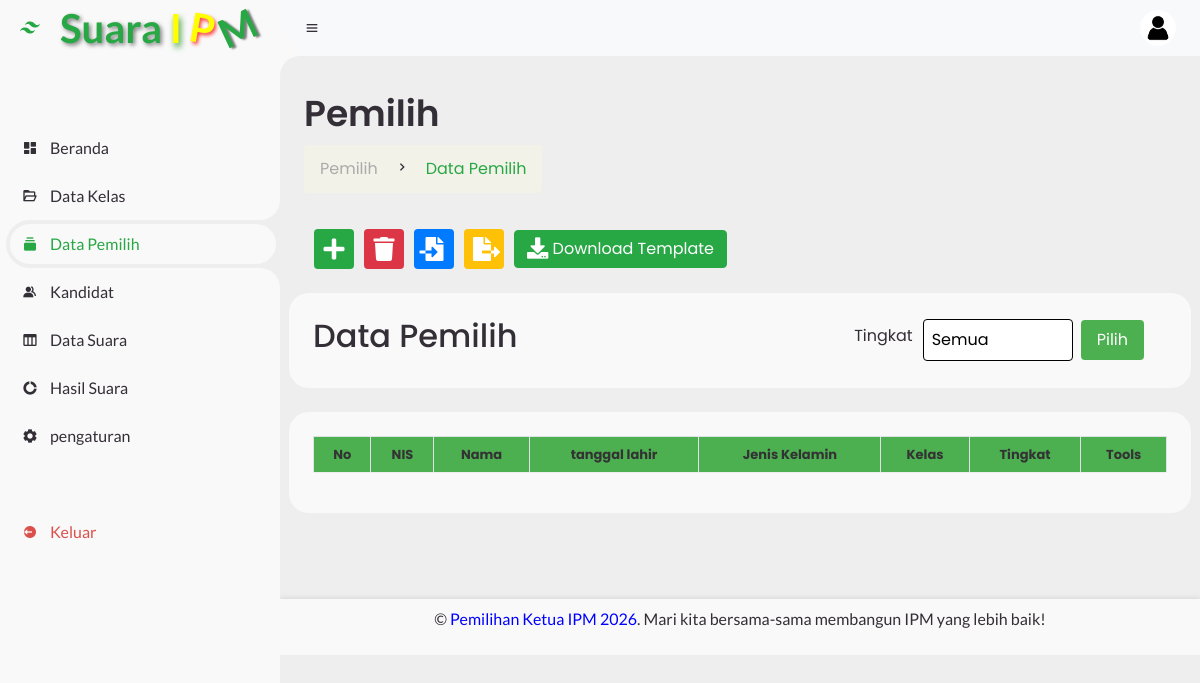
Page /sistem1/pages/upload_dpt.php (signed in) on the earlier database version.
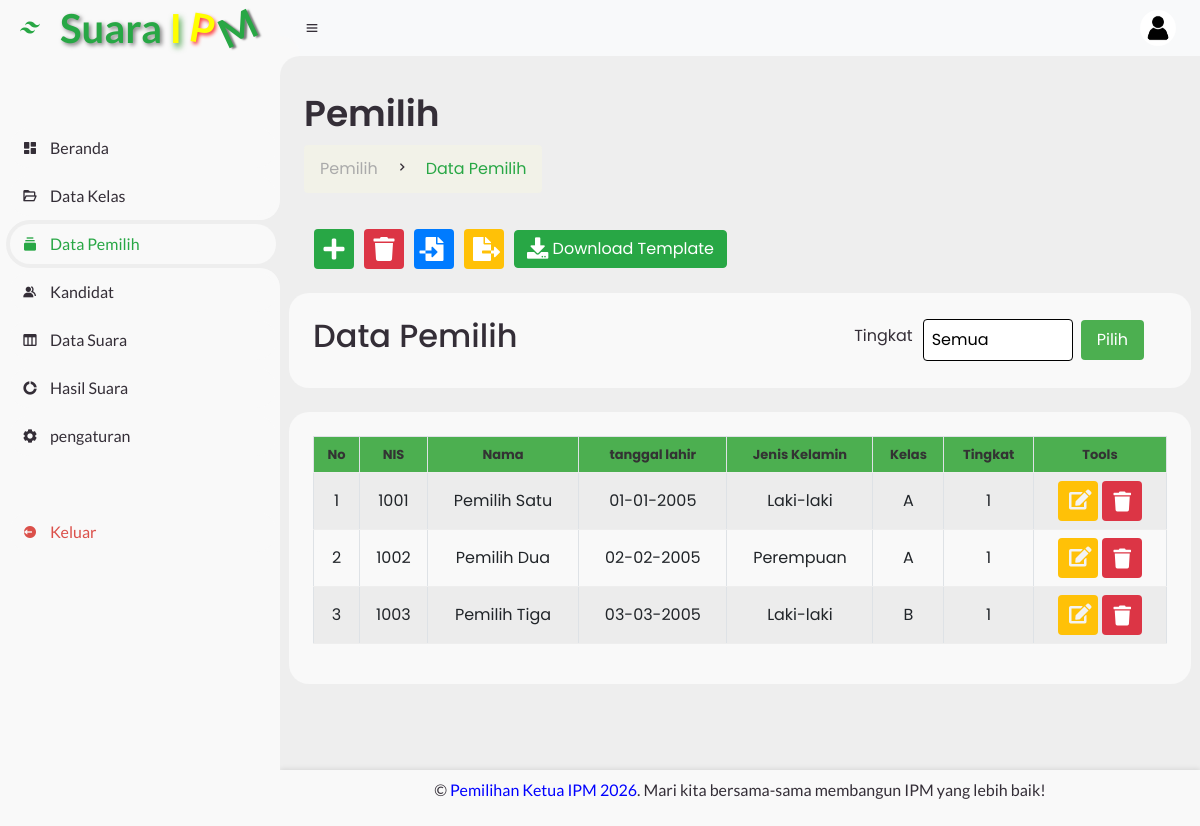
Same page on the later database version.
### tables this page shows
CREATE TABLE tbl_siswa (
  id INT AUTO_INCREMENT PRIMARY KEY,
  nim VARCHAR(30) NOT NULL,
  kode_akses VARCHAR(50) NOT NULL,
  nama VARCHAR(100) NOT NULL,
  tgl_lahir VARCHAR(30) DEFAULT NULL,
  jenis_kelamin VARCHAR(20) DEFAULT NULL,
  kelas VARCHAR(30) DEFAULT NULL,
  tingkat VARCHAR(30) DEFAULT NULL,
  level VARCHAR(20) NOT NULL DEFAULT 'user'
);

### model/query.php (called while the page is built, shortened)
<?php
function db_jalankan($sql, $tipe = '', $param = [])
{
    global $koneksi;
    $stmt = mysqli_prepare($koneksi, $sql);
    mysqli_stmt_execute($stmt);
    return $stmt;
}
function db_semua($sql, $tipe = '', $param = [])
{
    $stmt = db_jalankan($sql, $tipe, $param);
    $hasil = mysqli_stmt_get_result($stmt);
    $baris = $hasil ? mysqli_fetch_all($hasil, MYSQLI_ASSOC) : [];
    return $baris;
}
function cariDaftarPemilih($cari = null, $tingkat = null)
{
    return db_semua("SELECT * FROM tbl_siswa ORDER BY nim ASC");
}

### sistem1/pages/upload_dpt.php (the view, shortened to what the rows shown need)
<?php
include '../../koneksi.php';
require_once '../../model/query.php';
?>
<!DOCTYPE html>
<html lang="en">
<head>
    <link rel="stylesheet" href="https://cdnjs.cloudflare.com/ajax/libs/font-awesome/6.0.0-beta3/css/all.min.css">
    <link rel="stylesheet" href="https://stackpath.bootstrapcdn.com/bootstrap/4.5.2/css/bootstrap.min.css">
    <link rel="stylesheet" href="https://maxcdn.bootstrapcdn.com/bootstrap/4.5.2/css/bootstrap.min.css">
  <link rel="stylesheet" href="https://cdn.jsdelivr.net/npm/boxicons@2.1.0/css/boxicons.min.css">
     <link rel="stylesheet" href="https://cdnjs.cloudflare.com/ajax/libs/font-awesome/5.15.3/css/all.min.css">
	<link rel="stylesheet" href="../assets/css/style.css">
    <link rel="stylesheet" href="../../assets/css/components/footer.css">
</head>
<body>
    <section id="content">
        <div id="page-wrapper">
            <main>
                <div class="head-title">
                    <div class="left">
                        <h1>Pemilih</h1>
                    </div>
                </div>
                <div id="page-inner">
                    <div class="row">
                        <div class="table-data">
                            <div class="orderBox">
                            <h2>Data Pemilih</h2>
                        </div>
                    </div>
                <div class="table-data">
                    <div class="order">
                                <div class="table-responsive">
                                    <table id="data-kelas" class="table table-striped table-bordered table-hover">
                                        <thead>
                                            <tr>
                                                <th class="align-middle text-center">No</th>
                                                <th class="align-middle text-center">NIS</th>
                                                <th class="align-middle text-center">Nama</th>
                                                <th class="align-middle text-center">tanggal lahir</th>
                                                <th class="align-middle text-center">Jenis Kelamin</th>
                                                <th class="align-middle text-center">Kelas</th>
                                                <th class="align-middle text-center">Tingkat</th>
                                                <th class="align-middle text-center">Tools</th>
                                            </tr>
                                        </thead>
                                        <tbody>
                                            <?php
                                            $no = 1;
                                            if (isset($_GET['cari'])) {
                                                $cari = $_GET['cari'];
                                                $data = cariDaftarPemilih($cari);
                                            } elseif (isset($_GET['tingkat']) && $_GET['tingkat'] !== "Semua") {
    										    $tingkat = $_GET['tingkat'];
                                                $data = cariDaftarPemilih(null, $tingkat);
                                            } else {
                                                $data = cariDaftarPemilih();
                                            }
                                            foreach ($data as $d) {
                                            ?>
                                            <tr>
                                                <td class="align-middle text-center"><?php echo $no++; ?></td>
                                                <td class="align-middle text-center"><?php echo $d['nim']; ?></td>
                                                <td class="align-middle text-center"><?php echo $d['nama']; ?></td>
                                                <td class="align-middle text-center"><?php echo date('d-m-Y', strtotime($d['tgl_lahir'])); ?></td>
                                                <td class="align-middle text-center"><?php echo $d['jenis_kelamin']; ?></td>
                                                <td class="align-middle text-center"><?php echo $d['kelas']; ?></td>
                                                <td class="align-middle text-center"><?php echo $d['tingkat']; ?></td>
                                                <td class="align-middle text-center">
                                                    <button class="btn btn-warning edit-btn" data-toggle="modal" data-target="#editDataModal<?php echo $d['id']; ?>"> <i class="fas fa-edit fa-lg" style='color:#f3f3f3'  ></i></button>
                                                    <a class="btn btn-danger delete-btn" href="../actions/hapus_pemilih.php?id=<?php echo $d['id']; ?>" onclick="return confirm('Anda yakin mau menghapus item ini ?')"><i class="fas fa-trash fa-lg"></i> </a>
                                                </td>
                                            </tr>
                                            <?php } ?>
                                        </tbody>
                                    </table>
                                </div>
                            </div>
                         </div>
                        </div>
            </main>
        </div>
    </section>
</body>
</html>

Differences in the rows shown:
added tbl_siswa: nim "1001", nama "Pemilih Satu", tgl_lahir "01-01-2005", jenis_kelamin "Laki-laki", kelas "A", tingkat "1"
added tbl_siswa: nim "1002", nama "Pemilih Dua", tgl_lahir "02-02-2005", jenis_kelamin "Perempuan", kelas "A", tingkat "1"
added tbl_siswa: nim "1003", nama "Pemilih Tiga", tgl_lahir "03-03-2005", jenis_kelamin "Laki-laki", kelas "B", tingkat "1"
